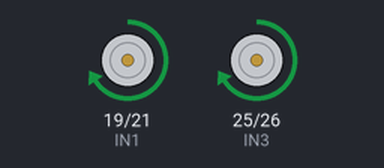
Bench run of a sketch on a simulated ESP32. Parts: motor-driver pin pairs drawn as motors (green arrow = first pin HIGH = forward, orange = second pin HIGH = backward, longer = more drive, scaled by the enable pin).

Above: at 1.5 s.
At 4.5 s:
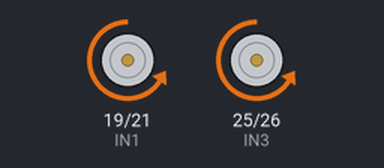
At 7.5 s:
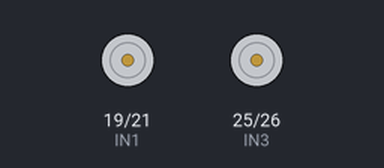
Timing chart, 0 to 11.7 s (numbered marks = the images above):
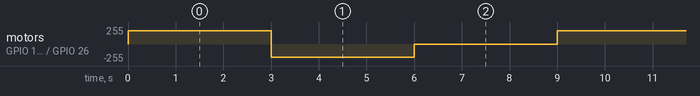

The sketch:

motor_test.ino
```cpp
#define ENA 18
#define IN1 19
#define IN2 21

#define ENB 27
#define IN3 25
#define IN4 26

#define PWM_FREQ 1000
#define PWM_RES  8  // 0-255

void setup() {
  pinMode(IN1, OUTPUT);
  pinMode(IN2, OUTPUT);
  pinMode(IN3, OUTPUT);
  pinMode(IN4, OUTPUT);

  ledcAttach(ENA, PWM_FREQ, PWM_RES);
  ledcAttach(ENB, PWM_FREQ, PWM_RES);
}

void forward(int speed) {
  digitalWrite(IN1, HIGH);
  digitalWrite(IN2, LOW);
  ledcWrite(ENA, speed);

  digitalWrite(IN3, HIGH);
  digitalWrite(IN4, LOW);
  ledcWrite(ENB, speed);
}

void backward(int speed) {
  digitalWrite(IN1, LOW);
  digitalWrite(IN2, HIGH);
  ledcWrite(ENA, speed);

  digitalWrite(IN3, LOW);
  digitalWrite(IN4, HIGH);
  ledcWrite(ENB, speed);
}

void stopMotors() {
  digitalWrite(IN1, LOW);
  digitalWrite(IN2, LOW);
  digitalWrite(IN3, LOW);
  digitalWrite(IN4, LOW);
  ledcWrite(ENA, 0);
  ledcWrite(ENB, 0);
}

void loop() {
  forward(200);
  delay(3000);

  backward(200);
  delay(3000);

  stopMotors();
  delay(3000);
}
```

Measured:
- by itself, motor on GPIO 19 (IN1) / GPIO 21 (IN2), motor on GPIO 25 (IN3) / GPIO 26 (IN4): repeats every 9.0 s: backward 199/255 3.0 s, stopped 3.0 s, forward 199/255 3.0 s
